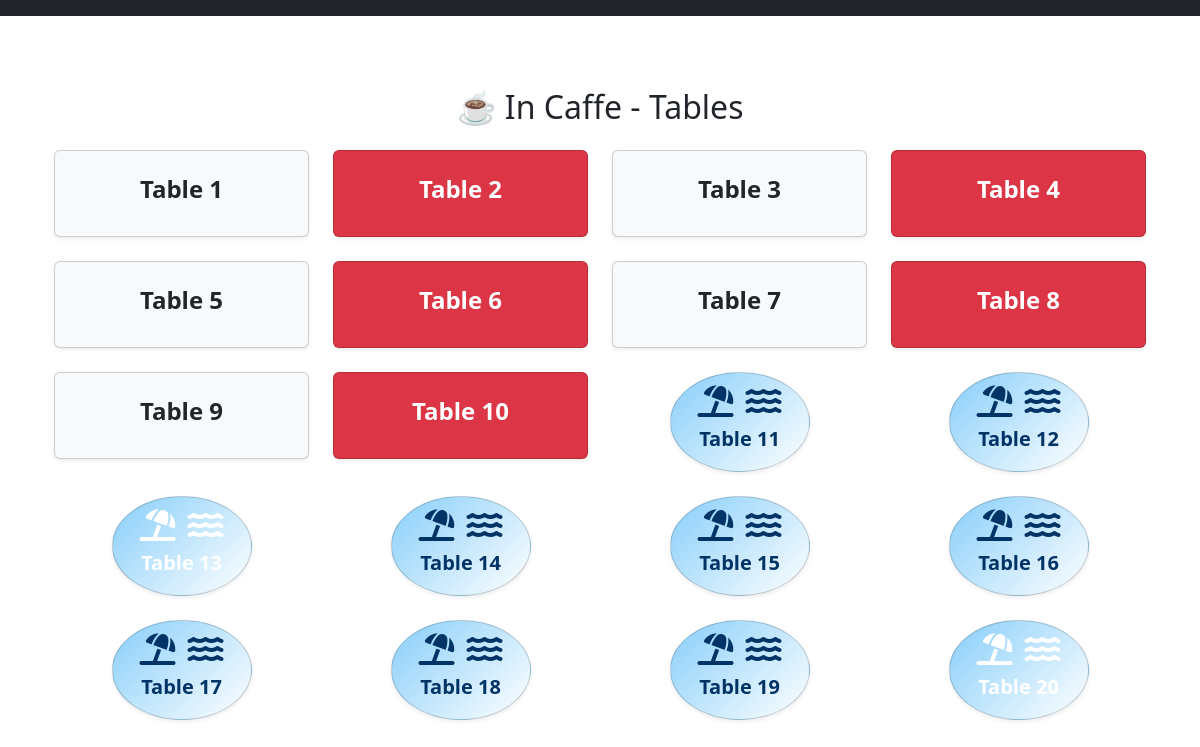
Page /in-cafe/ on the committed database.
### main/models.py (models this page shows, shortened)
class Order(models.Model):
    ORDER_TYPE_CHOICES = [
        ("cafe", "Cafe"),
        ("takeaway", "Takeaway"),
        ("qeta3", "Qeta3"),
    ]
    PAYMENT_CHOICES = [
        ('cash', 'كاش'),
        ('vodafone', 'فودافون كاش'),
        ('moagel', 'مؤجل'),
    ]
    table_number = models.PositiveIntegerField(null=True, blank=True)  # للـ in_cafe
    order_type = models.CharField(max_length=20, choices=ORDER_TYPE_CHOICES)
    created_at = models.DateTimeField(auto_now_add=True)
    is_paid = models.BooleanField(default=False)
    discount = models.DecimalField(max_digits=10, decimal_places=2, default=0)
    service_charge = models.DecimalField(max_digits=10, decimal_places=2, default=0)
    tax = models.DecimalField(max_digits=10, decimal_places=2, default=0)
    cashier = models.ForeignKey(User, on_delete=models.SET_NULL, null=True, blank=True, related_name="orders")
    officer = models.ForeignKey("Officer", on_delete=models.SET_NULL, null=True, blank=True)
    payment_method = models.CharField(max_length=20, choices=PAYMENT_CHOICES, blank=True, null=True)
    note = models.TextField(blank=True, null=True)

### main/views.py (the view)
# urls.py: path("in-cafe/", views.in_cafe, name="in_cafe"),
def in_cafe(request):
    menu_items = MenuItem.objects.filter(is_active=True, show_in_cafe=True)
    tables = []
    for i in range(1, 21):  # 10 ترابيزات
        order = Order.objects.filter(table_number=i, is_paid=False).first()
        tables.append({
            "number": i,
            "order": order  # لو فيه أوردر غير مدفوع بيرجع، غير كده بيرجع None
        })
    return render(request, "in_cafe.html", {
        "menu_items": menu_items,
        "tables": tables
    })

### main/templates/in_cafe.html (shortened to what this page needs)
{% extends "base.html" %}
{% block content %}
<div class="container py-5">
  <h2 class="text-center text-dark mb-4">☕ In Caffe - Tables</h2>
  <div class="row g-4">
    {% for t in tables %}
    <div class="col-md-3 col-sm-4">
      <div class="card table-card shadow-sm text-center p-4
            {% if t.order %}bg-danger text-white{% else %}bg-light{% endif %}
            {% if forloop.counter > 10 %} umbrella-table {% endif %}"
            style="cursor: pointer; position: relative;"
            data-bs-toggle="modal"
            data-bs-target="#menuModal"
            data-table="{{ t.number }}"
            data-order="{{ t.order.id }}">
        {% if forloop.counter <= 10 %}
          <h4 class="fw-bold">Table {{ t.number }}</h4>
        {% else %}
          <div class="sea-table-icon mx-auto mb-2">
            <i class="fa-solid fa-umbrella-beach fa-2x me-2"></i>
            <i class="fa-solid fa-water fa-2x"></i>
          </div>
          <h5 class="fw-bold">Table {{ t.number }}</h5>
        {% endif %}
      </div>
    </div>
    {% endfor %}
  </div>
</div>
{% endblock %}

### main/templates/in_cafe.html (style rules this page uses)
.umbrella-table { border-radius: 50%; width: 140px; height: 100px; margin: auto; display:flex; flex-direction:column; justify-content:center; align-items:center; background: linear-gradient(135deg,#87CEFA,#fff); color:#003366; box-shadow:0 4px 10px rgba(0,0,0,.3); }
.card.table-card { min-height:20px; padding-top: 1rem; padding-bottom: 1rem; }

### rows in the picture
Order: number "2"
Order: number "4"
Order: number "6"
Order: number "8"
Order: number "10"
Order: number "13"
Order: number "20"

### other values in the picture
{{ t.number }} "1" "3" "5" "7" "9"
{{ t.number }} "11" "12" "14" "15" "16" "17" "18" "19"
